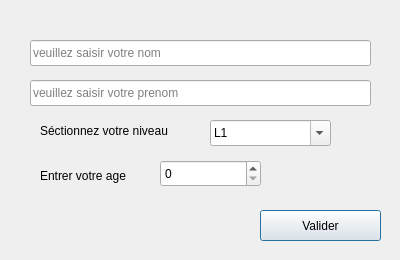
<?xml version="1.0" encoding="UTF-8"?>
<ui version="4.0">
 <class>Personne</class>
 <widget class="QDialog" name="Personne">
  <property name="geometry">
   <rect>
    <x>0</x>
    <y>0</y>
    <width>400</width>
    <height>260</height>
   </rect>
  </property>
  <property name="windowTitle">
   <string>Personne</string>
  </property>
  <widget class="QLineEdit" name="nomEdit">
   <property name="geometry">
    <rect>
     <x>30</x>
     <y>40</y>
     <width>341</width>
     <height>26</height>
    </rect>
   </property>
   <property name="placeholderText">
    <string>veuillez saisir votre nom</string>
   </property>
  </widget>
  <widget class="QLineEdit" name="prenomEdit">
   <property name="geometry">
    <rect>
     <x>30</x>
     <y>80</y>
     <width>341</width>
     <height>26</height>
    </rect>
   </property>
   <property name="placeholderText">
    <string>veuillez saisir votre prenom</string>
   </property>
  </widget>
  <widget class="QSpinBox" name="ageSpin">
   <property name="geometry">
    <rect>
     <x>160</x>
     <y>160</y>
     <width>101</width>
     <height>27</height>
    </rect>
   </property>
  </widget>
  <widget class="QComboBox" name="niveauCombo">
   <property name="geometry">
    <rect>
     <x>210</x>
     <y>120</y>
     <width>121</width>
     <height>26</height>
    </rect>
   </property>
   <property name="editable">
    <bool>true</bool>
   </property>
   <item>
    <property name="text">
     <string>L1</string>
    </property>
   </item>
   <item>
    <property name="text">
     <string>L2</string>
    </property>
   </item>
   <item>
    <property name="text">
     <string>L3</string>
    </property>
   </item>
   <item>
    <property name="text">
     <string>M1</string>
    </property>
   </item>
   <item>
    <property name="text">
     <string>M2</string>
    </property>
   </item>
  </widget>
  <widget class="QLabel" name="label">
   <property name="geometry">
    <rect>
     <x>40</x>
     <y>110</y>
     <width>211</width>
     <height>41</height>
    </rect>
   </property>
   <property name="text">
    <string>Séctionnez votre niveau</string>
   </property>
  </widget>
  <widget class="QLabel" name="label_2">
   <property name="geometry">
    <rect>
     <x>40</x>
     <y>160</y>
     <width>111</width>
     <height>31</height>
    </rect>
   </property>
   <property name="text">
    <string>Entrer votre age</string>
   </property>
  </widget>
  <widget class="QPushButton" name="btnValider">
   <property name="geometry">
    <rect>
     <x>260</x>
     <y>210</y>
     <width>121</width>
     <height>31</height>
    </rect>
   </property>
   <property name="text">
    <string>Valider</string>
   </property>
  </widget>
 </widget>
 <resources/>
 <connections/>
</ui>
